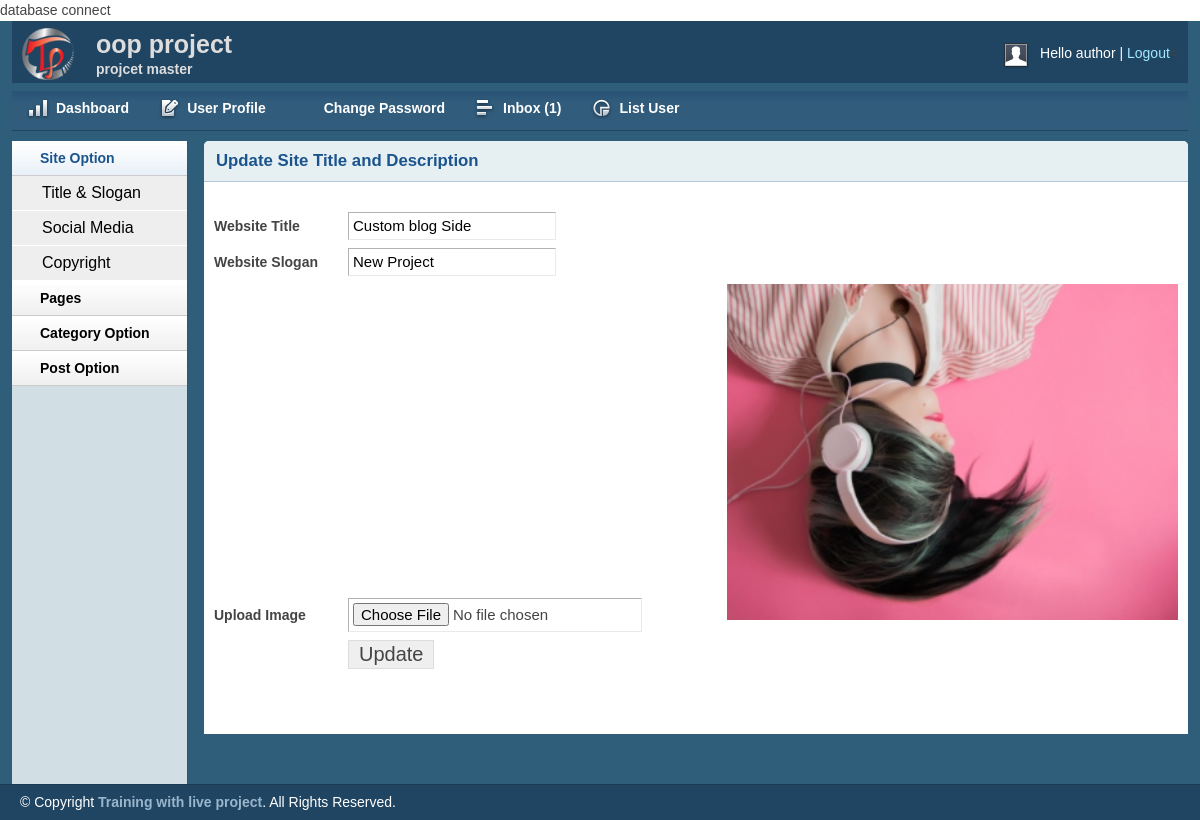
/admin/titleslogan.php (signed in), run on the app's committed database.
### tables this page shows
CREATE TABLE `title_slogan` (
  `id` int(11) NOT NULL,
  `title` varchar(255) NOT NULL,
  `slogan` varchar(255) NOT NULL,
  `logo` varchar(255) NOT NULL
);

### lib/Database.php (called while the page is built, shortened)
<?php
Class Database{
	public $host   = DB_HOST;
	public $user   = DB_USER;
	public $pass   = DB_PASS;
	public $dbname = DB_NAME;
	public $link;
	private function connectDB(){
	$this->link = new mysqli($this->host, $this->user, $this->pass, $this->dbname);
 }
	public function select($query){
		$result = $this->link->query($query) or die($this->link->error.__LINE__);
		if($result->num_rows > 0){
			return $result;
		} else {
			return false;
		}
	}
}

### admin/titleslogan.php (the view, shortened to what this page needs)
<?php  require_once ("inc/admin_header.php"); ?>
<?php  require_once ("inc/admin_sidebar.php"); ?>
        <div class="grid_10">
            <div class="box round first grid">
                <h2>Update Site Title and Description</h2>
                <div class="block sloginblock">
                 <form action="" method="post" enctype="multipart/form-data">
                     <?php
                     $show_post = "select * from title_slogan";
                     $show_post_run = $db->select($show_post);
                     if ($show_post_run) {
                         $get_single_post = $show_post_run->fetch_assoc();
                     }
                     ?>
                    <table class="form">
                        <tr>
                            <td>
                                <label>Website Title</label>
                            </td>
                            <td>
                                <input type="text" value="<?php echo $get_single_post['title'] ?>" placeholder="Enter Website Title..."  name="title" class="medium" />
                            </td>
                        </tr>
						 <tr>
                            <td>
                                <label>Website Slogan</label>
                            </td>
                            <td>
                                <input type="text" value="<?php echo $get_single_post['slogan'] ?>" placeholder="Enter Website Slogan..." name="slogan" class="medium" />
                            </td>
                        </tr>
                        <tr>
                            <td>
                                <label>Upload Image</label>
                            </td>
                            <td>
                                <input name="logo" type="file" />
                            </td>
                            <td>
                                <img src="<?php echo $get_single_post['logo'] ?>" alt="">
                            </td>
                        </tr>
						 <tr>
                            <td>
                            </td>
                            <td>
                                <input type="submit" name="submit" Value="Update" />
                            </td>
                        </tr>
                    </table>
                    </form>
                </div>
            </div>
        </div>
<?php  require_once ("inc/admin_footer.php"); ?>

### admin/css/layout.css (style rules this page uses)
body { background: #fff none repeat scroll 0 0; color: #444; font-size: 14px; padding: 0; }
h1, h2, h3, h4, h5, h6 { line-height:1.2em; margin-bottom:.3em; }
h2 { margin-top:1em; }
.box { background:#fff; margin-bottom:20px; padding:10px 10px 10px 10px; margin-left:-8px; }
.box.grid { padding-bottom:40px; }
.box.round { -moz-border-radius: 5px 5px 0px 0px; -webkit-border-radius: 5px 5px 0px 0px; border-radius: 5px 5px 0px 0px; }
.box h2 { font-size:1.2em; font-weight:bold; color:#1B548D; background:#E6F0F3; margin:-10px -10px 0 -10px; padding:10px 12px; border-bottom:1px solid #B3CBD6; -moz-border-radius: 5px 5px 0px 0px; -webkit-border-radius: 5px 5px 0px 0px; border-radius: 5px 5px 0px 0px; }
.box.first { min-height: 406px; }
.block { padding-top:20px; }
table.form { width:100%; }
table.form td { padding:4px 0px; }
table.form label { font-weight:bold; }
table.form input, table.form select { font-size: 15px; padding: 4px 4px 5px 4px; border-top: 1px solid #b3b3b3; border-left: 1px solid #b3b3b3; border-right: 1px solid #eaeaea; border-bottom: 1px solid #eaeaea; }
table.form input[type="submit"] { border: 1px solid #ddd; color: #444; cursor: pointer; font-size: 20px; padding: 2px 10px; }
input.medium { width: 55%; }
.block { padding-bottom:1px; }
td img { width: 100%; }

### data on the page
title_slogan: title "Custom blog Side", slogan "New Project", logo (picture)

### other printed values
session::get("user") "author"
$count "1"
